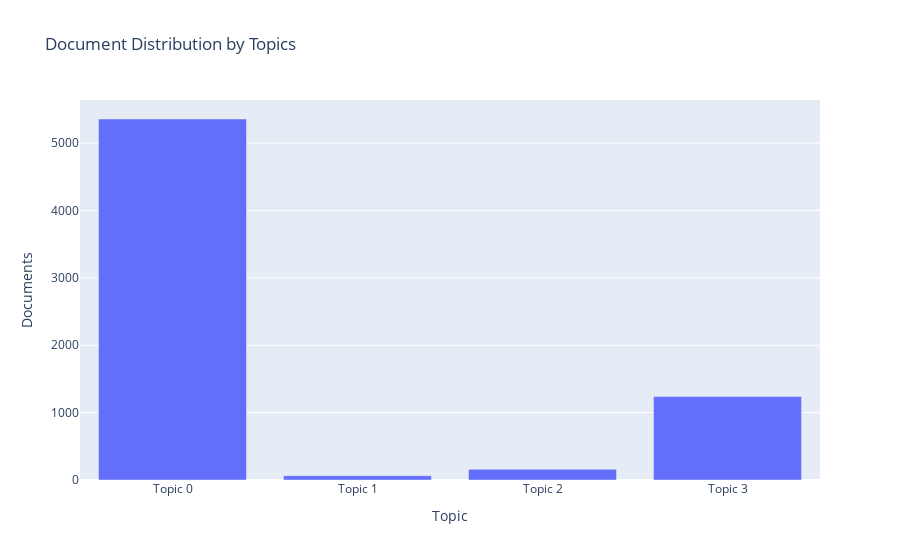

Write notebook code for a chart like this one.
### Markdown cell above
We can see the topic model has given us several new things. Firstly, for each review it has given us a measure of how much of each of the 4 topics that review scores for - which would be a value between 0 and 1. Secondly, for each review *Dominant_Topic* tells us which is the most important topic. Finally, *Perc_Dominant_Topic* tells hows how highly that review scores for its dominant topic.

Lets have a look at how many loan applications are within each of the 4 topics, Pycaret makes this very easy using the *plot_model()* function.

### Code cell
plot_model(lda_topic_model, plot = 'topic_distribution')

### Figure 1 — Plotly figure (JSON) as saved in the notebook; plotly's stock layout.template omitted (floating-point values rounded to 4 significant figures)
{"data": [{"alignmentgroup": "True", "customdata": [["business, year, loan, child, sell, old, buy, family, school, stock"], ["service, clothe, make, employ, also, many, rise, material, due, salon"], ["farm, farmer, farming, water, crop, loan, land, also, harvest, pig"], ["loan, child, group, school, usd, marry, woman, member, fee, buy"]], "hovertemplate": "Topic=%{x}<br>Documents=%{y}<br>Keyword=%{customdata[0]}<extra></extra>", "legendgroup": "", "marker": {"color": "#636efa", "pattern": {"shape": ""}}, "name": "", "offsetgroup": "", "orientation": "v", "showlegend": false, "textposition": "auto", "x": ["Topic 0", "Topic 1", "Topic 2", "Topic 3"], "xaxis": "x", "y": [5359, 63, 158, 1238], "yaxis": "y", "type": "bar"}], "layout": {"xaxis": {"anchor": "y", "domain": [0, 1], "title": {"text": "Topic"}, "type": "category", "range": [-0.5, 3.5], "autorange": true}, "yaxis": {"anchor": "x", "domain": [0, 1], "title": {"text": "Documents"}, "type": "linear", "range": [0, 5641.0], "autorange": true}, "legend": {"tracegroupgap": 0}, "title": {"text": "Document Distribution by Topics"}, "barmode": "relative", "autosize": true}}
